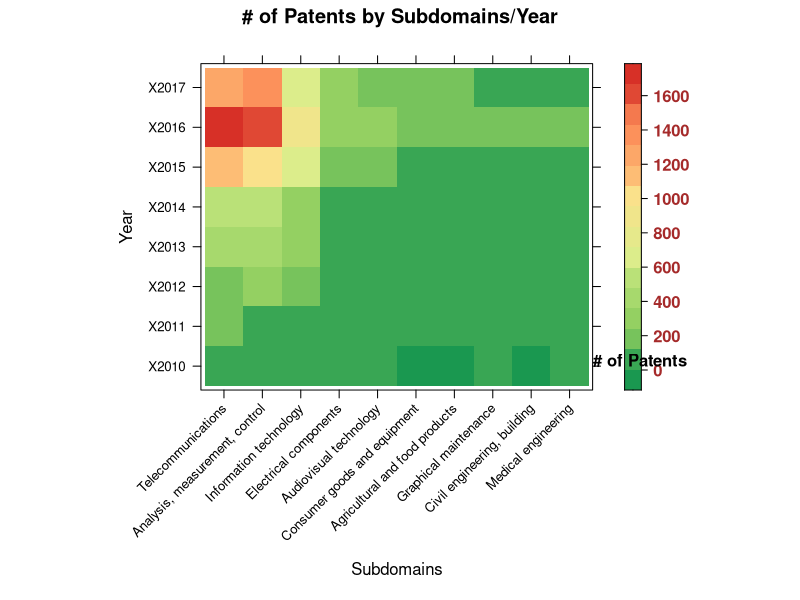

Generate this figure with R:
if(!require(gplots)) install.packages(gplots)
if(!require(lattice)) install.packages(lattice)
if(!require(raster)) install.packages("raster")
if(!require(grid)) install.packages(grid)
if(!require("RColorBrewer")) install.packages("RColorBrewer")

library(gplots)
library(lattice)
library(grid)
library(RColorBrewer)
require(raster)

DIM <- function( ... ){
    args <- list(...)
    lapply( args , function(x) { if( is.null( dim(x) ) )
                                    return( length(x) )
                                 dim(x) } )
}

tabela=read.table("input.txt",header=T,sep="\t",row.names=1,as.is=T)
data=as.matrix(tabela)
nomes=read.table("input.txt", header=T,sep="\t")
#data=t(data)
#nomes=t(nomes)

rowColNames=list(nomes$Records,as.character(names(tabela)))
#rowColNames=list(as.character(2010:2017),nomes$Records)
#matriz=matrix(data, ncol=10,byrow=T,dimnames=rowColNames)
matriz=matrix(data, ncol=length(names(tabela)),byrow=F,dimnames=rowColNames)

cols <- rev(colorRampPalette(brewer.pal(6, "RdYlGn"))(20))

png(file="img1.png",width=640,height=480,res=102)

#print(levelplot(matriz,col.regions=heat.colors,xlab = "Year",ylab = "Subdomains",main = "Heatmap top",col.regions = cols))
print(
	levelplot(matriz,
		xlab = "Subdomains",
		ylab = "Year",
		main = "# of Patents by Subdomains/Year",
		col.regions = cols, 
		scales = list(x = list(rot = 45),cex=0.8),
		colorkey=list(labels=list(cex=1, font=2, col="brown"),
			height=1, 
			width=1.4,
			#title = expression(paste("W ", m^2), sep=""),
			labels=c("none", "a bit"),
			row=13, 
			column=2, 
			vjust=2
			)  
		)
)

grid.text("# of Patents", x = .80, y = .40, gp = gpar(fontface = "bold"))

dev.off()
